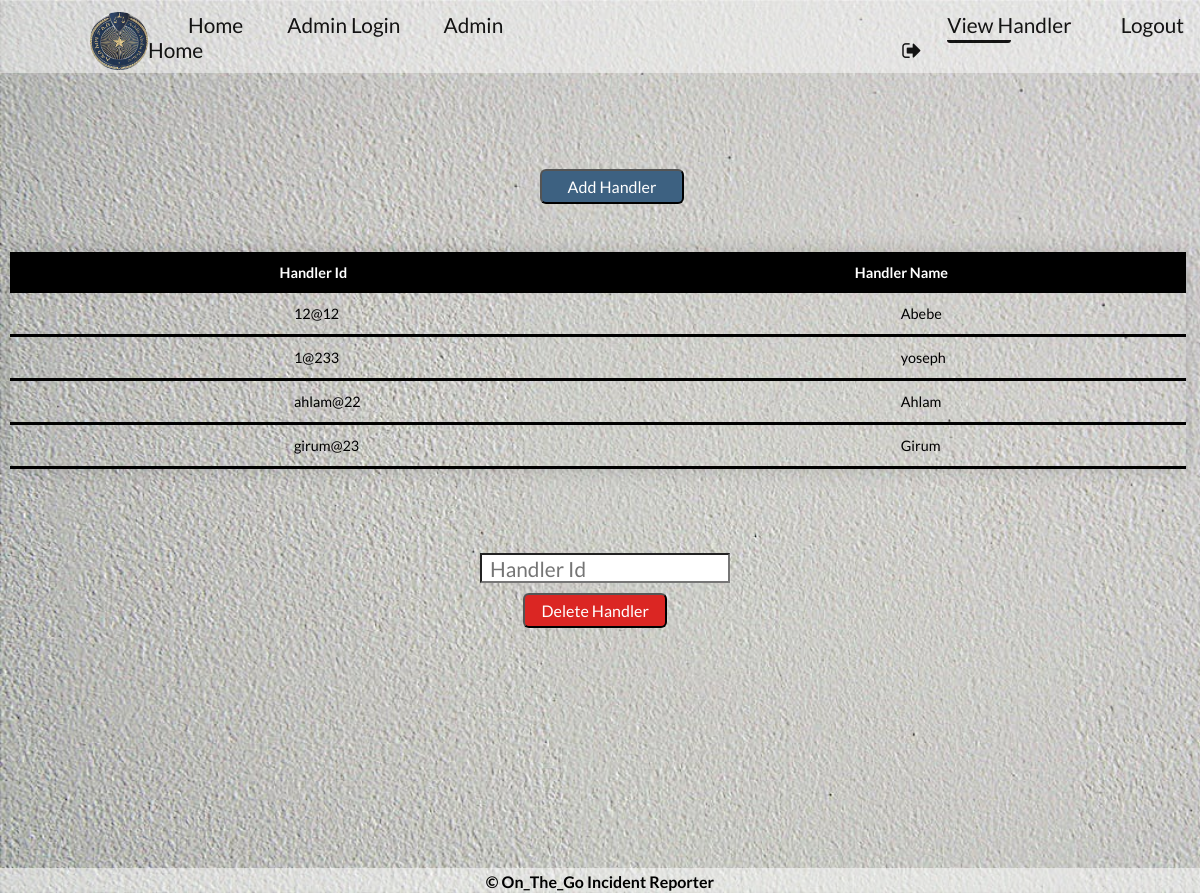
/Admin_viewHandler.php (signed in), run on the app's committed database.
### tables this page shows
CREATE TABLE `handler` (
  `h_id` varchar(50) NOT NULL,
  `h_name` varchar(50) NOT NULL,
  `h_pass` varchar(50) NOT NULL
);

### Admin_viewHandler.php (the view, shortened to what this page needs)
<!DOCTYPE html>
<html>
<head>
<?php
  include("connection.php");
    $query="select h_id,h_name from handler";
    $result=mysqli_query($conn,$query);
  ?>
  <link rel="stylesheet" type="text/css" href="../on_the_go incident reporter/Assets/css/Admin_viewhadler.css">
	<link rel="stylesheet" type="text/css" href="https://maxcdn.bootstrapcdn.com/font-awesome/4.4.0/css/font-awesome.min.css">
</head>
<body>
   <header>
<div class="leftside">
    <a href=""> <img class="pic" src="../on_the_go incident reporter/Assets/pictures/logos.png" alt="Addis Ababa police commission logo"  ></a>
           <nav class="navleft">
             <a href="home.php"> Home </a>
             <a href="Adminlogin.php">Admin Login</a>
             <a href="AdminHome.php">Admin Home</a>
         </nav>
 </div>
    <nav class="navigation">
       <a href="Admin_viewHandler.php" class="active"> View Handler </a>
       <a href="Admin_logout.php">Logout <i class="fa fa-sign-out" aria-hidden="true"></i></a>
    </nav>
</header>
<button class="btn-primary"> <a href="Handler add.php" class="intern"> Add Handler </a> </button>
   <table class="table">
    <thead>
      <tr>
        <th scope="col">Handler Id</th>
        <th scope="col">Handler Name</th>
      </tr>
    </thead>
<?php
      while($rows=mysqli_fetch_assoc($result)){
    ?>
    <tbody >
      <tr>
        <td><?php echo $rows['h_id']; ?></td>
        <td><?php echo $rows['h_name']; ?></td>
      </tr>
    </tbody>
    <?php
    }
    ?>
</table>
 <form class="forms" method="post" >
     <input type="text" name="hid" class="txts" placeholder="&nbsp Handler Id" id="ciid" onfocusout="f1()" required>
        <div>
        <input class="btn-danger" type="submit" value="Delete Handler" name="s2" >
        </div>
    </form>
<?php
include("footers.php");
?>
</body>
</html>

### Assets/css/Admin_viewhadler.css (style rules this page uses)
* { margin: 0; padding: 0; box-sizing: border-box; font-family: 'lato',sans-serif; }
body { justify-content: center; align-items: center; min-height: 100vh; background: url(../pictures/back.jpg) no-repeat; background-size: cover; }
header { position: relative; top: 0; left: 0; width: 100%; padding: 0px 10px; background: rgba(255,255,255, .5); opacity: 0.9; border: 2px 0px solid rgba(255,255,255, .5); border-radius: 0px; display: flex; align-items: center ; z-index: 99; margin-bottom: 8%; }
.pic { height:70px; padding-left: 60px; padding-right: 0px; padding-top: 12px; margin-right: 0px; }
.leftside { margin-left:20px; margin-right:370px; display: flex; justify-content: space-between; align-items: center; }
.navleft a { position: relative; font-size: 1.3em; color: #000; text-decoration: none; font-weight: 500; margin-left: 40px; }
.navleft a::after { content:''; position: absolute; left: 0; bottom:-6px; width:50%; height: 3px; background: black; border-radius: 5px; transform-origin: right; transform:scaleX(0); transition: transform .5s; }
.navigation a { position: relative; font-size: 1.3em; color: #000; text-decoration: none; font-weight: 500; margin-left: 45px; }
nav a.active:before { position:absolute; content: " "; width:50%; height: 3px; border-bottom: 3px solid black; border-radius: 5px; bottom:-6px; }
.navigation a::after { content:''; position: absolute; left: 0; bottom:-6px; width:50%; height: 3px; background: black; border-radius: 5px; transform-origin: right; transform:scaleX(0); transition: transform .5s; }
.forms { margin-top: 7%; margin-left: 40%; }
.btn-primary { width: 12%; height: 35px; margin-top: 0px; margin-left: 45%; background:#3D6181; border-radius: 6px; cursor: pointer; font-size: 1em; color: #fff; font-weight:500; }
.intern { text-align: center; align-items: center; color: #fff; text-decoration: none; }
.btn-danger { background:#db2623; width: 20%; height: 35px; margin-top: 10px; margin-left: 6%; border-radius: 6px; cursor: pointer; font-size: 1em; color: #fff; font-weight:500; margin-bottom:20%; }
.txts { width: 250px; height: 30px; color:#000; background-color:white; font-size: 1.3em; }
.table { width: 98%; border-collapse: collapse; margin-left:10px ; margin-right: 10px; margin-top: 4%; margin-bottom: 0%; font-size: 0.9em; min-width: 400px; border-radius: 0px 0px 0 0; overflow: hidden; box-shadow: 0 0 20px rgba(0 , 0 ,0 ,0.15); }
.table thead tr { background-color: #000; color:white; font-weight: bold; }
.table th { padding: 12px 0px; }
.table td { padding-left:284px; padding-right:0px ; padding-top:12px ; padding-bottom: 12px ; }
.table tbody tr { border-bottom: 1px solid #dddddd; }
.table tbody tr:last-of-type { border-bottom: 3px solid #000; }

### data on the page
handler: h_id "12@12", h_name "Abebe"
handler: h_id "1@233", h_name "yoseph"
handler: h_id "ahlam@22", h_name "Ahlam"
handler: h_id "girum@23", h_name "Girum"
